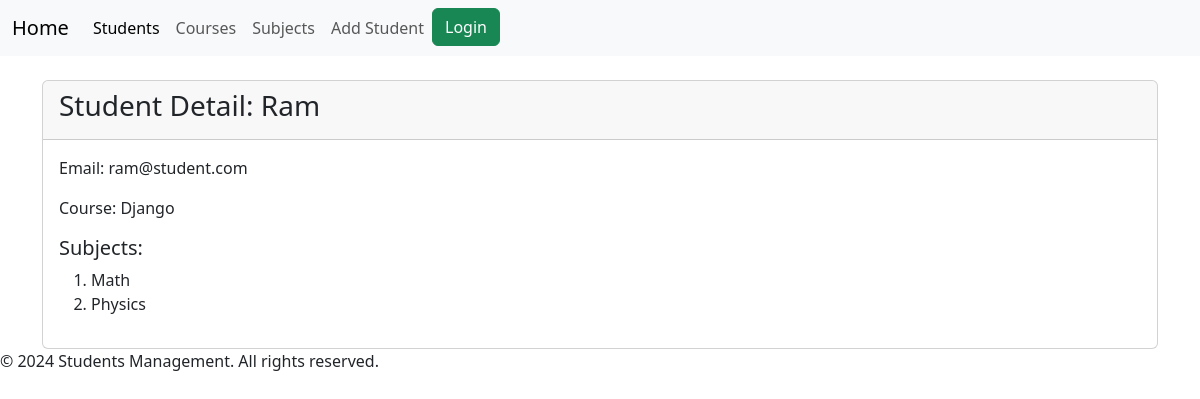
Screenshot of /student/1/ with the database file from the repository.
### students/models.py (models this page shows, shortened)
class Student(models.Model): #table name
    name = models.CharField(max_length=100)
    email = models.EmailField() #column name
    age = models.IntegerField() #column name
    address = models.CharField(max_length=200) #column name
    course = models.ForeignKey(Course, on_delete=models.SET_NULL, null=True, blank=True, related_name='students') #foreign key to Course model
    subjects = models.ManyToManyField(Subject)
    document = models.FileField(upload_to="documents/", blank=True)
    profile_picture = models.ImageField(upload_to="profile_pictures/", blank=True)

class Course(models.Model):
    name = models.CharField(max_length=100)

class Subject(models.Model):
    name = models.CharField(max_length=100)

### students/views.py (the view)
# urls.py: path("student/<int:student_id>/", student_detail, name="student_detail"),
def student_detail(request, student_id):
    student = Student.objects.get(id=student_id)
    return render(
        request,
        "students/student_detail.html",
        {"student": student}
    )

### students/templates/students/student_detail.html (shortened to what this page needs)
{% extends 'students/base.html' %}
{% block header %}
    <h3>Student Detail: {{ student.name }}</h3>
{% endblock %}
{% block content %}
    <div class="row g-0">
        <div class="col col-9">
            <p>Email: {{ student.email }}</p>
            <p>Course: {{ student.course.name }}</p>
            <h5>Subjects:</h5>
            <ol>
                {% for subject in student.subjects.all %}
                <li>{{ subject.name }}</li>
                {% endfor %}
            </ol>
        </div>
        <div class="col col-3">
        </div>
    </div>
{% endblock %}

### rows the page displays
Student: name "Ram", email "ram@student.com", course.name "Django"
Subject: name "Math"
Subject: name "Physics"
